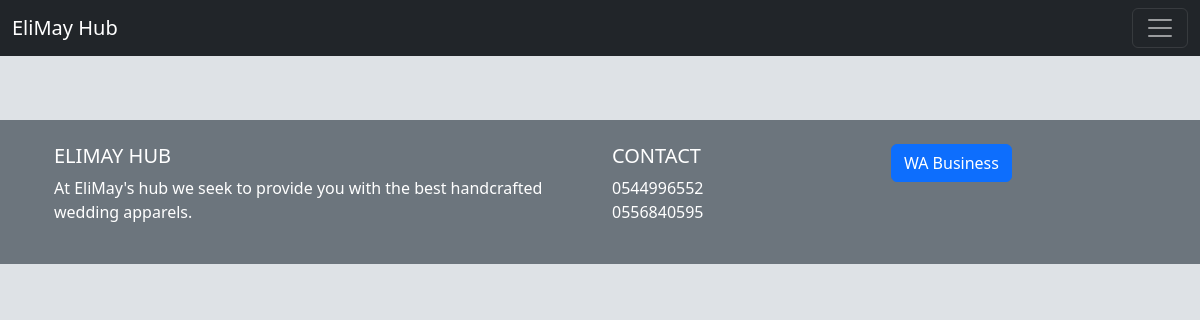
The app's page /, older data.
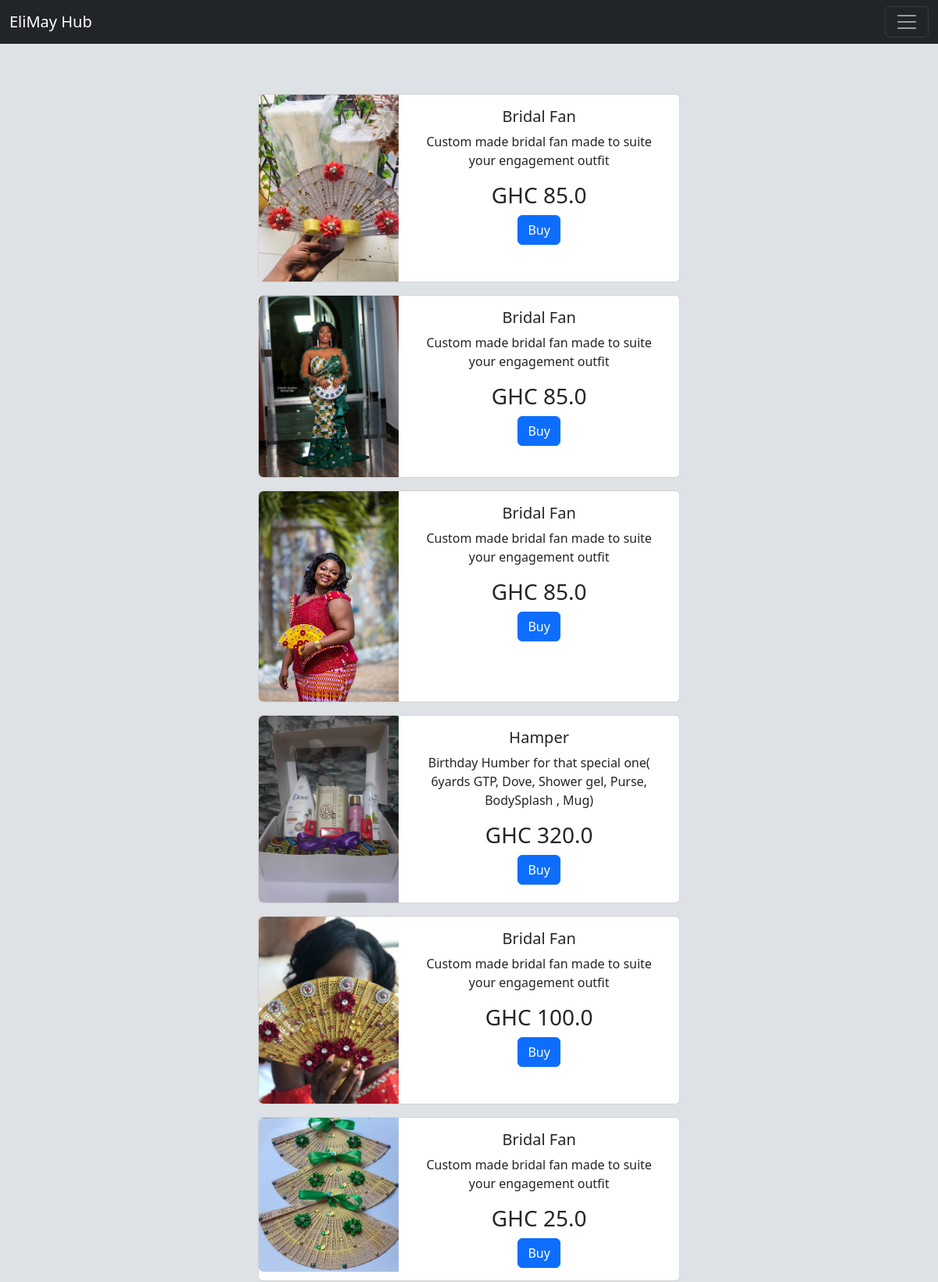
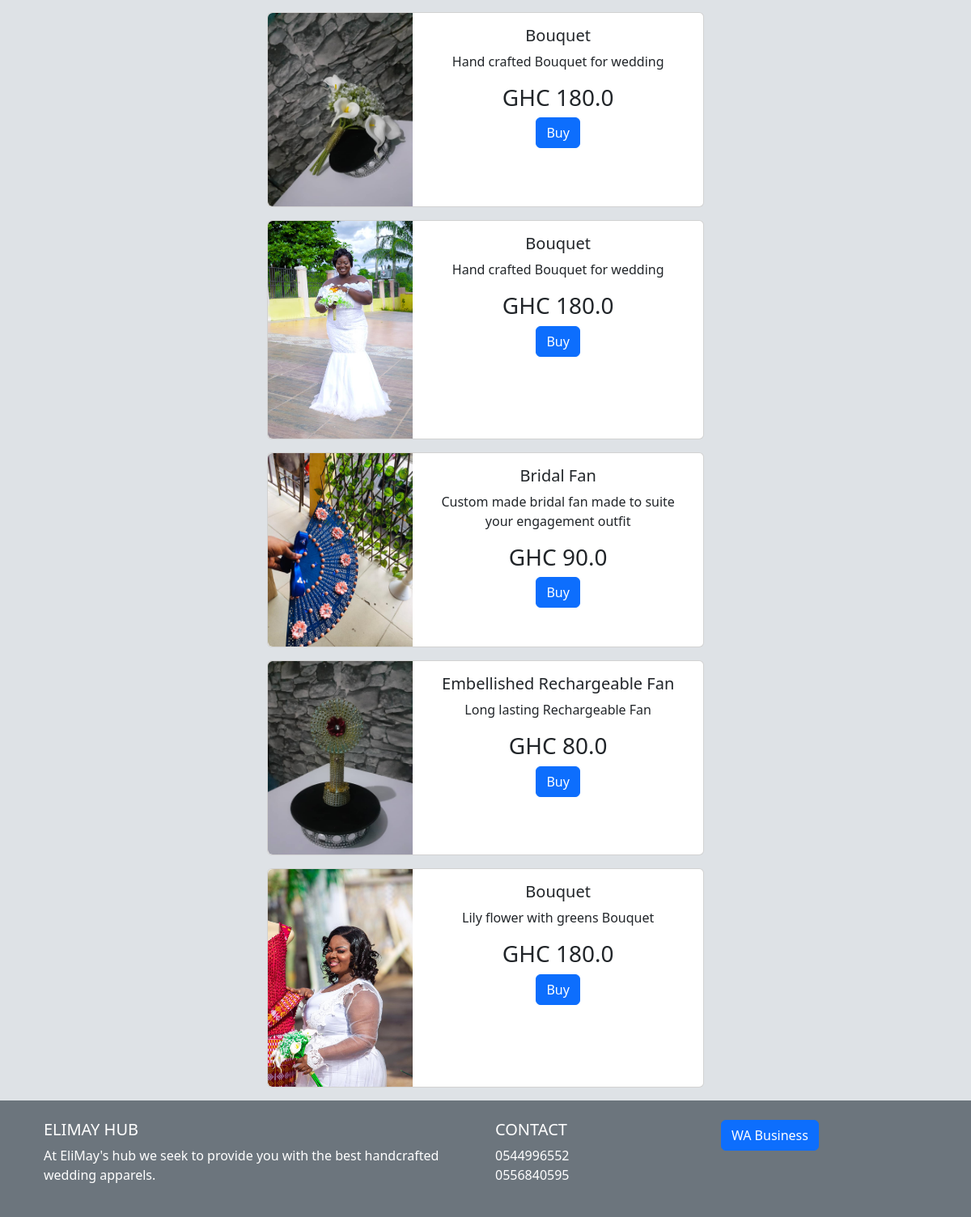
The same page, newer data (2 pictures, top to bottom).
### myapp/models.py (models this page shows)
class Bakery(models.Model):
    name = models.CharField('Product name', max_length = 120)
    Description = models.CharField('Description' , max_length = 300)
    Price = models.FloatField(' price', blank = False, default= 1.0)
    product_image = models.ImageField(null = True, blank= False, upload_to = 'images/' )

### myapp/views.py (the view)
# urls.py: path('', views.home, name='home'),
def home(request):
    my_list = Bakery.objects.all()
    return render(request,
          'events/home.html',
            {'my_list' : my_list  } )

### myapp/templates/events/home.html
{% extends 'events/base.html' %}
{% block content %}
<body>
<br/>
<br/>
<br/>
{% for x in my_list %}
        <div class="card mb-3" style="max-width: 540px;">
          <div class="row g-0">
            <div class="col-md-4">
              <img src={{  x.product_image }} class="img-fluid rounded-start" alt="...">
            </div>
            <div class="col-md-8">
              <div class="card-body">
                <h5 class="card-title">{{  x.name  }}</h5>
                  <p class="card-text">{{ x.Description }}</p>
                  <h3 class="card-text"> GHC {{ x.Price }}</h3>
                  <a href="https://paystack.com/pay/elimay" class="btn btn-primary">Buy</a>
              </div>
            </div>
          </div>
        </div>
 {% endfor %}
{% endblock %}

### myapp/templates/events/base.html (shortened to what this page needs)
<!doctype html>
<html lang="en">
  <head>
    <link href="https://cdn.jsdelivr.net/npm/bootstrap@5.2.1/dist/css/bootstrap.min.css" rel="stylesheet">
  </head>
  <body>
  <br/>
  <div>
    {% include 'events/navbar.html'  %}
  </div>
    <br/>
    <div>
      <body>
                  <div class="container">
                    <div class="row">
                      <div class="col-sm-3">
                      </div>
                      <div class="col-sm-6">
                      <center>
                        {% block content  %}
                        {% endblock   %}
                      </center>
                      </div>
                      <div class="col-sm-3">
                      </div>
                    </div>
                  </div>
      </body>
    </div>
  </body>
  <div>
    {% include 'events/footer.html'  %}
  </div>
</html>

### myapp/templates/events/navbar.html (shortened to what this page needs)
<nav class="navbar navbar-dark bg-dark fixed-top">
  <div class="container-fluid">
    <a class="navbar-brand" href= "{%    url 'home' %}">EliMay Hub</a>
    <button class="navbar-toggler" type="button" data-bs-toggle="offcanvas" data-bs-target="#offcanvasDarkNavbar" aria-controls="offcanvasDarkNavbar">
      <span class="navbar-toggler-icon"></span>
    </button>
  </div>
</nav>

### myapp/templates/events/footer.html (shortened to what this page needs)
<section class="">
  <footer class="bg-secondary text-white">
    <div class="container p-4">
      <div class="row">
        <div class="col-lg-6 col-md-12 mb-4 mb-md-0">
          <h5 class="text-uppercase">EliMay Hub</h5>
          <p>
            At EliMay's hub we seek to provide you with the best handcrafted wedding apparels.
          </p>
        </div>
        <div class="col-lg-3 col-md-6 mb-4 mb-md-0">
          <h5 class="text-uppercase">Contact</h5>
          <ul class="list-unstyled mb-0">
            <li>
              <a>0544996552</a>
            </li>
            <li>
              <a>0556840595</a>
            </li>
          </ul>
        </div>
        <div class="col-lg-3 col-md-6 mb-4 mb-md-0">
          <ul class="list-unstyled">
            <li>
              <a class="btn btn-primary" href="https://wa.me/message/NTW7M6QPVLJOM1" role="button">WA Business</a>
            </li>
          </ul>
        </div>
      </div>
    </div>
  </footer>
</section>

### myapp/templates/events/base.html (style rules this page uses)
body { background: #dee2e6; }

Row changes from the older to the newer data that the page shows:
added Bakery: product_image (picture), name "Bridal Fan", Description "Custom made bridal fan made to suite your engagement outfit", Price "85.0"
added Bakery: product_image (picture), name "Bridal Fan", Description "Custom made bridal fan made to suite your engagement outfit", Price "85.0"
added Bakery: product_image (picture), name "Bridal Fan", Description "Custom made bridal fan made to suite your engagement outfit", Price "85.0"
added Bakery: product_image (picture), name "Hamper", Description "Birthday Humber for that special one( 6yards GTP, Dove, Shower gel, Purse, BodySplash , Mug)", Price "320.0"
added Bakery: product_image (picture), name "Bridal Fan", Description "Custom made bridal fan made to suite your engagement outfit", Price "100.0"
added Bakery: product_image (picture), name "Bridal Fan", Description "Custom made bridal fan made to suite your engagement outfit", Price "25.0"
added Bakery: product_image (picture), name "Bouquet", Description "Hand crafted Bouquet for wedding", Price "180.0"
added Bakery: product_image (picture), name "Bouquet", Description "Hand crafted Bouquet for wedding", Price "180.0"
added Bakery: product_image (picture), name "Bridal Fan", Description "Custom made bridal fan made to suite your engagement outfit", Price "90.0"
added Bakery: product_image (picture), name "Embellished Rechargeable Fan", Description "Long lasting Rechargeable Fan", Price "80.0"
added Bakery: product_image (picture), name "Bouquet", Description "Lily flower with greens Bouquet", Price "180.0"
